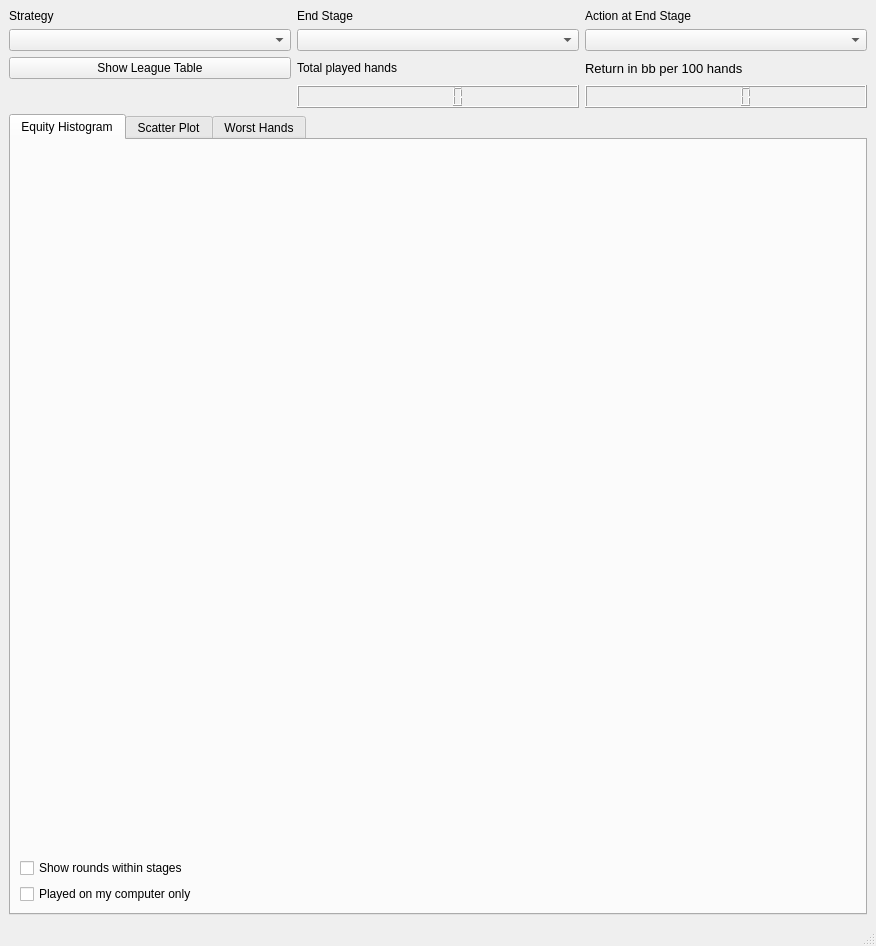
<?xml version="1.0" encoding="UTF-8"?>
<ui version="4.0">
 <class>StrategyAnalyser</class>
 <widget class="QMainWindow" name="StrategyAnalyser">
  <property name="geometry">
   <rect>
    <x>0</x>
    <y>0</y>
    <width>876</width>
    <height>946</height>
   </rect>
  </property>
  <property name="windowTitle">
   <string>Strategy Analyser</string>
  </property>
  <widget class="QWidget" name="centralwidget">
   <layout class="QVBoxLayout" name="verticalLayout">
    <item>
     <layout class="QGridLayout" name="gridLayout_4">
      <item row="1" column="2">
       <widget class="QComboBox" name="combobox_actiontype">
        <property name="toolTip">
         <string>Choose what kind of decision you want to analyse in more detail.</string>
        </property>
       </widget>
      </item>
      <item row="1" column="0">
       <widget class="QComboBox" name="combobox_strategy">
        <property name="toolTip">
         <string>&lt;html&gt;&lt;head/&gt;&lt;body&gt;&lt;p&gt;Choose the strategy you would like to analyse. '.*' means all strategies together.&lt;/p&gt;&lt;/body&gt;&lt;/html&gt;</string>
        </property>
        <property name="maxVisibleItems">
         <number>50</number>
        </property>
       </widget>
      </item>
      <item row="1" column="1">
       <widget class="QComboBox" name="combobox_gamestage">
        <property name="toolTip">
         <string>Choose the game stage you want to focus on.</string>
        </property>
       </widget>
      </item>
      <item row="0" column="2">
       <widget class="QLabel" name="label_3">
        <property name="text">
         <string>Action at End Stage</string>
        </property>
       </widget>
      </item>
      <item row="0" column="0">
       <widget class="QLabel" name="label">
        <property name="text">
         <string>Strategy</string>
        </property>
       </widget>
      </item>
      <item row="0" column="1">
       <widget class="QLabel" name="label_2">
        <property name="text">
         <string>End Stage</string>
        </property>
       </widget>
      </item>
      <item row="2" column="2">
       <widget class="QLabel" name="label_5">
        <property name="font">
         <font>
          <pointsize>10</pointsize>
         </font>
        </property>
        <property name="text">
         <string>Return in bb per 100 hands</string>
        </property>
       </widget>
      </item>
      <item row="3" column="2">
       <widget class="QLCDNumber" name="lcdNumber">
        <property name="lineWidth">
         <number>1</number>
        </property>
        <property name="midLineWidth">
         <number>0</number>
        </property>
        <property name="smallDecimalPoint">
         <bool>false</bool>
        </property>
       </widget>
      </item>
      <item row="2" column="1">
       <widget class="QLabel" name="label_6">
        <property name="text">
         <string>Total played hands</string>
        </property>
       </widget>
      </item>
      <item row="3" column="1">
       <widget class="QLCDNumber" name="lcdNumber_2"/>
      </item>
      <item row="2" column="0">
       <widget class="QPushButton" name="show_league_table">
        <property name="contextMenuPolicy">
         <enum>Qt::ActionsContextMenu</enum>
        </property>
        <property name="statusTip">
         <string>Shows best strategies that have played at least 500 hands</string>
        </property>
        <property name="text">
         <string>Show League Table</string>
        </property>
       </widget>
      </item>
     </layout>
    </item>
    <item>
     <widget class="QTabWidget" name="tabWidget">
      <property name="currentIndex">
       <number>0</number>
      </property>
      <widget class="QWidget" name="EquityHistogram">
       <property name="sizePolicy">
        <sizepolicy hsizetype="Preferred" vsizetype="Maximum">
         <horstretch>0</horstretch>
         <verstretch>100</verstretch>
        </sizepolicy>
       </property>
       <attribute name="title">
        <string>Equity Histogram</string>
       </attribute>
       <layout class="QVBoxLayout" name="verticalLayout_2">
        <item>
         <layout class="QVBoxLayout" name="vLayout_fundschange">
          <item>
           <widget class="QWidget" name="widget" native="true">
            <property name="sizePolicy">
             <sizepolicy hsizetype="Maximum" vsizetype="Preferred">
              <horstretch>100</horstretch>
              <verstretch>0</verstretch>
             </sizepolicy>
            </property>
           </widget>
          </item>
         </layout>
        </item>
        <item>
         <layout class="QHBoxLayout" name="horizontalLayout_2">
          <item>
           <layout class="QVBoxLayout" name="vLayout_bar">
            <item>
             <widget class="QWidget" name="widget_2" native="true"/>
            </item>
           </layout>
          </item>
          <item>
           <layout class="QHBoxLayout" name="horizontalLayout_3">
            <item>
             <widget class="QWidget" name="widget_3" native="true"/>
            </item>
           </layout>
          </item>
         </layout>
        </item>
        <item>
         <widget class="QCheckBox" name="show_rounds">
          <property name="text">
           <string>Show rounds within stages</string>
          </property>
         </widget>
        </item>
        <item>
         <widget class="QCheckBox" name="my_computer_only">
          <property name="text">
           <string>Played on my computer only</string>
          </property>
         </widget>
        </item>
       </layout>
      </widget>
      <widget class="QWidget" name="tab_2">
       <attribute name="title">
        <string>Scatter Plot</string>
       </attribute>
       <layout class="QGridLayout" name="gridLayout_3">
        <item row="0" column="0">
         <layout class="QHBoxLayout" name="horizontalLayout_4"/>
        </item>
       </layout>
      </widget>
      <widget class="QWidget" name="WorstGames">
       <attribute name="title">
        <string>Worst Hands</string>
       </attribute>
       <layout class="QGridLayout" name="gridLayout_2">
        <item row="0" column="0">
         <widget class="QTableView" name="tableView">
          <property name="font">
           <font>
            <pointsize>8</pointsize>
           </font>
          </property>
         </widget>
        </item>
       </layout>
      </widget>
     </widget>
    </item>
   </layout>
  </widget>
  <widget class="QMenuBar" name="menubar">
   <property name="geometry">
    <rect>
     <x>0</x>
     <y>0</y>
     <width>876</width>
     <height>20</height>
    </rect>
   </property>
  </widget>
  <widget class="QStatusBar" name="statusbar"/>
 </widget>
 <resources/>
 <connections/>
</ui>
